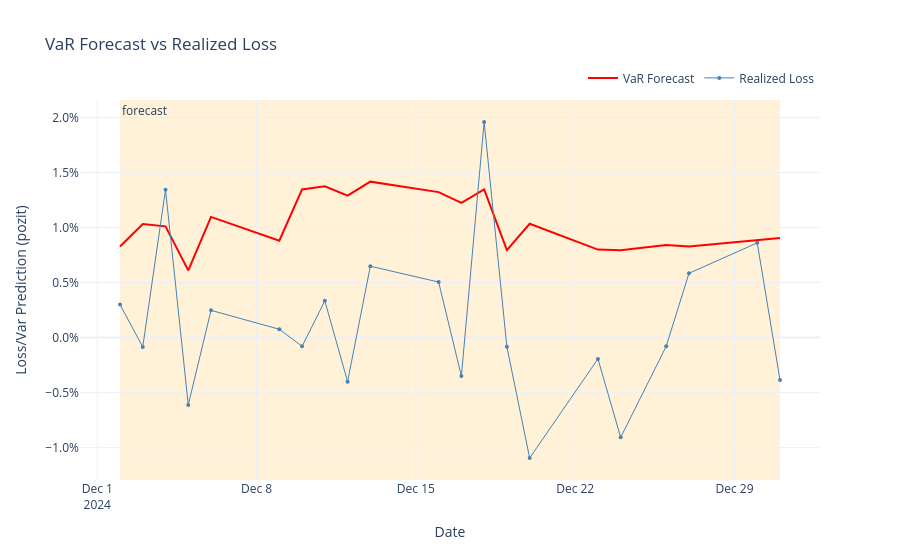

Source (notebook cell):
### Code cell
plot_var_vs_loss(var_df_wide, residualbank_wide, calendar=calendar_last_180_days)
